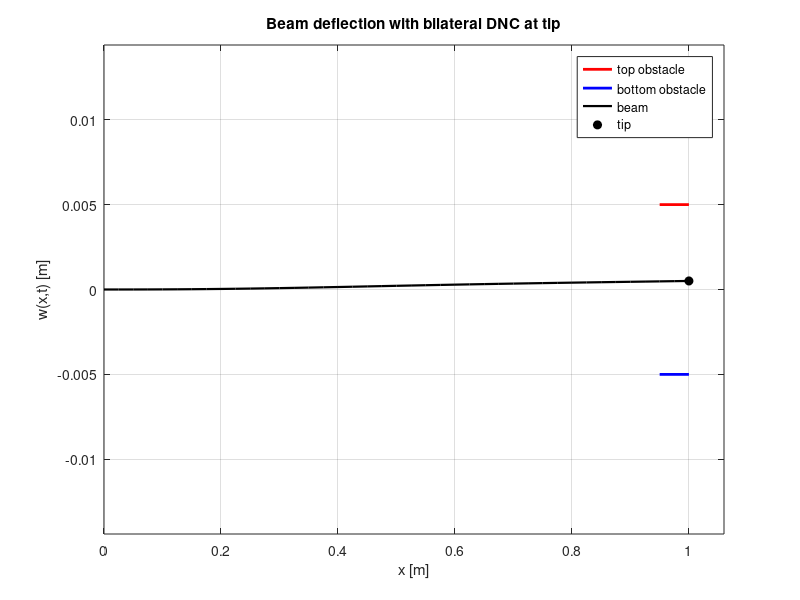
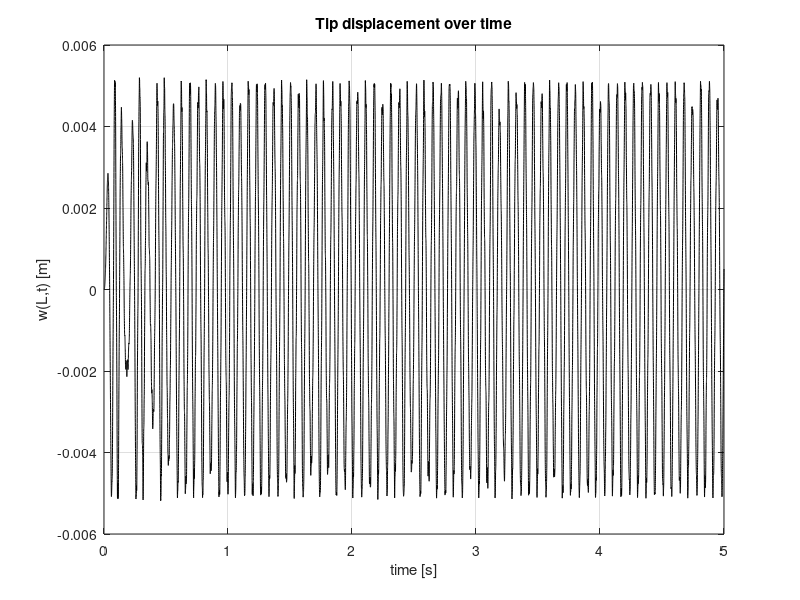

The MATLAB script that drew these images, in order:
function beam_dnc_fem
% -------------------------------------------------------------------------
% Euler–Bernoulli beam FEM (Hermite) with bilateral DNC at the free tip.
% - Cantilever: w=0, θ=0 at x=0
% - Sinusoidal tip force
% - DNC contact at tip (top & bottom obstacles)
% - Implicit Newmark
% - Robust animation (works even if figures are closed & recreated)
% -------------------------------------------------------------------------

%% ----- Physical & model parameters --------------------------------------
L   = 1.0;                 % [m]
b   = 0.02; h = 0.02;      % [m]
E   = 70e9;                % [Pa]
rho = 2700;                % [kg/m^3]
A   = b*h;                 % [m^2]
Izz = b*h^3/12;            % [m^4]

% Contact (DNC) at tip
y_top   = +0.0050;          % [m]
y_bot   = -0.0050;          % [m]
kappa   = 5e6;             % [N/m^(δ)]
beta_c  = 150.0;           % [N·s/m]
delta_c = 1.0;

% External tip force
Q0  = 5.0;
omega1 = (1.8751^2)*sqrt(E*Izz/(rho*A*L^4));
omega  = 0.9*omega1;
forceFun = @(t) Q0*sin(omega*t);

% Rayleigh damping
alphaR = 0.0;
betaR  = 1e-5;

%% ----- Discretization ----------------------------------------------------
Ne  = 40;
Le  = L/Ne;
nn  = Ne + 1;
nd  = 2*nn;                   % DOFs: [w1 θ1 w2 θ2 ... wN θN]
free = 3:nd;                  % clamp node 1
id_tip_w = nd-1;              % tip w DOF

% Assemble
M = sparse(nd,nd);
K = sparse(nd,nd);
for e = 1:Ne
    i1  = 2*(e-1)+1;
    loc = i1:(i1+3);
    [me, ke] = beamEB_hermite_mk(E, Izz, rho, A, Le);
    M(loc,loc) = M(loc,loc) + me;
    K(loc,loc) = K(loc,loc) + ke;
end
C = alphaR*M + betaR*K;

%% ----- Time integration (Newmark) ---------------------------------------
Tend = 5.0;
dt   = 2e-4;
Nt   = round(Tend/dt);

betaN  = 1/4;
gammaN = 1/2;

u = zeros(nd,1);
v = zeros(nd,1);
a = zeros(nd,1);

Aeff_full = M + gammaN*dt*C + betaN*dt^2*K;

tip_hist = zeros(Nt+1,1); tip_hist(1) = u(id_tip_w);
time_vec = (0:Nt)'*dt;

%% ----- Visualization setup ----------------------------------------------
x_nodes    = linspace(0,L,nn);
plot_scale = 1.0;
updateEveryN = max(1, round(0.002/dt));

[fig1, ax1, beam_line, tip_marker, fig2, ax2, tip_plot] = rebuild_figures();

%% ----- Time stepping -----------------------------------------------------
maxFP = 4;          % fixed-point iterations
tolFP = 1e-8;
relax = 0.8;

for n = 1:Nt
    tnp1 = n*dt;

    % Newmark predictors
    u_pred = u + dt*v + (0.5 - betaN)*dt^2*a;
    v_pred = v + (1 - gammaN)*dt*a;

    % External force vector
    Fext = sparse(nd,1);
    Fext(id_tip_w) = forceFun(tnp1);

    % Effective matrix on free set
    Aeff = Aeff_full(free,free);

    % Fixed-point for contact
    a_new = a; u_new = u; v_new = v; wtip_old = u(id_tip_w);
    for it = 1:maxFP
        if it == 1
            wtip = u_pred(id_tip_w);
            wdot = v_pred(id_tip_w);
        else
            wtip = u_new(id_tip_w);
            wdot = v_new(id_tip_w);
        end

        % DNC law at tip
        Fcontact = 0.0;
        if wtip > y_top
            pen = wtip - y_top;
            Fcontact = Fcontact - (kappa * pen^delta_c + beta_c * wdot);
        end
        if wtip < y_bot
            pen = y_bot - wtip;
            Fcontact = Fcontact + (kappa * pen^delta_c - beta_c * wdot);
        end

        Ftotal = Fext;
        Ftotal(id_tip_w) = Ftotal(id_tip_w) + Fcontact;

        rhs_full = Ftotal - C*v_pred - K*u_pred;
        rhs = rhs_full(free);

        a_free = Aeff \ rhs;
        a_new = zeros(nd,1); a_new(free) = a_free;

        u_next = u_pred + betaN*dt^2*a_new;
        v_next = v_pred + gammaN*dt*a_new;

        u_new = relax*u_next + (1-relax)*u_new;
        v_new = relax*v_next + (1-relax)*v_new;

        if abs(u_new(id_tip_w) - wtip_old) < tolFP
            break
        end
        wtip_old = u_new(id_tip_w);
    end

    % accept step
    u = u_new; v = v_new; a = a_new;

    % record tip
    tip_hist(n+1) = u(id_tip_w);

    % UI updates (rebuild if closed)
    if mod(n, updateEveryN)==0 || n==Nt
        if ~is_axes(ax1) || ~ishandle(beam_line) || ~ishandle(tip_marker)
            [fig1, ax1, beam_line, tip_marker] = rebuild_anim([], x_nodes, y_top, y_bot);
        end
        if ~is_axes(ax2) || ~ishandle(tip_plot)
            [fig2, ax2, tip_plot] = rebuild_tipfig(time_vec, tip_hist);
        end

        w_nodes = u(1:2:end);
        set(beam_line,'XData',x_nodes,'YData',plot_scale*w_nodes(:).');
        set(tip_marker,'XData',L,'YData',plot_scale*w_nodes(end));

        set(tip_plot,'XData',time_vec(1:n+1),'YData',tip_hist(1:n+1));
        drawnow limitrate
    end
end

disp('Simulation complete.');

% =================== nested helper functions =============================
    function tf = is_axes(ax)
        tf = ~isempty(ax) && ishandle(ax) && strcmp(get(ax,'Type'),'axes');
    end

    function [fig1, ax1, beam_line, tip_marker, fig2, ax2, tip_plot] = rebuild_figures()
        [fig1, ax1, beam_line, tip_marker] = rebuild_anim([], x_nodes, y_top, y_bot);
        [fig2, ax2, tip_plot]              = rebuild_tipfig(time_vec, tip_hist);
    end

    function [fig1, ax1, beam_line, tip_marker] = rebuild_anim(ax1_in, x_nodes, y_top, y_bot)
        if ~is_axes(ax1_in)
            fig1 = figure('Name','Beam with bilateral DNC: animation','Color','w');
            ax1  = axes('Parent',fig1);
        else
            ax1  = ax1_in;
            fig1 = ancestor(ax1,'figure');
            cla(ax1);
        end

        % Make this axes current, then use classic commands
        axes(ax1); %#ok<LAXES>
        hold on; grid on; box on;
        set(ax1,'XLim',[0 L*1.06]);
        set(ax1,'YLim',1.2*[min(y_bot, -0.012), max(y_top, 0.012)]);
        xlabel('x [m]'); ylabel('w(x,t) [m]');
        title('Beam deflection with bilateral DNC at tip');

        plot([0.95*L, L], [y_top y_top], 'r-', 'LineWidth',2, 'DisplayName','top obstacle');
        plot([0.95*L, L], [y_bot y_bot], 'b-', 'LineWidth',2, 'DisplayName','bottom obstacle');
        beam_line  = plot(x_nodes, zeros(size(x_nodes)), 'k-', 'LineWidth',1.6, 'DisplayName','beam');
        tip_marker = plot(L, 0, 'ko', 'MarkerFaceColor','k', 'DisplayName','tip');
        legend('Location','best');
    end

    function [fig2, ax2, tip_plot] = rebuild_tipfig(time_vec, tip_hist)
        fig2 = figure('Name','Tip displacement','Color','w');
        ax2  = axes('Parent',fig2);
        axes(ax2); %#ok<LAXES>
        hold on; grid on; box on;
        xlabel('time [s]'); ylabel('w(L,t) [m]');
        title('Tip displacement over time');
        tip_plot = plot(time_vec(1), tip_hist(1), 'k-');
    end
end

% -------- Element matrices for Euler–Bernoulli Hermite beam --------------
function [me, ke] = beamEB_hermite_mk(E, Izz, rho, A, Le)
% 4x4 Hermite element (w_i, θ_i, w_j, θ_j)
ke = (E*Izz/Le^3) * ...
    [ 12,    6*Le,   -12,    6*Le;
      6*Le,  4*Le^2, -6*Le,  2*Le^2;
     -12,   -6*Le,    12,   -6*Le;
      6*Le,  2*Le^2, -6*Le,  4*Le^2 ];

me = (rho*A*Le/420) * ...
    [ 156,     22*Le,    54,     -13*Le;
      22*Le,   4*Le^2,   13*Le,  -3*Le^2;
      54,      13*Le,    156,    -22*Le;
     -13*Le,  -3*Le^2,  -22*Le,   4*Le^2 ];
end
